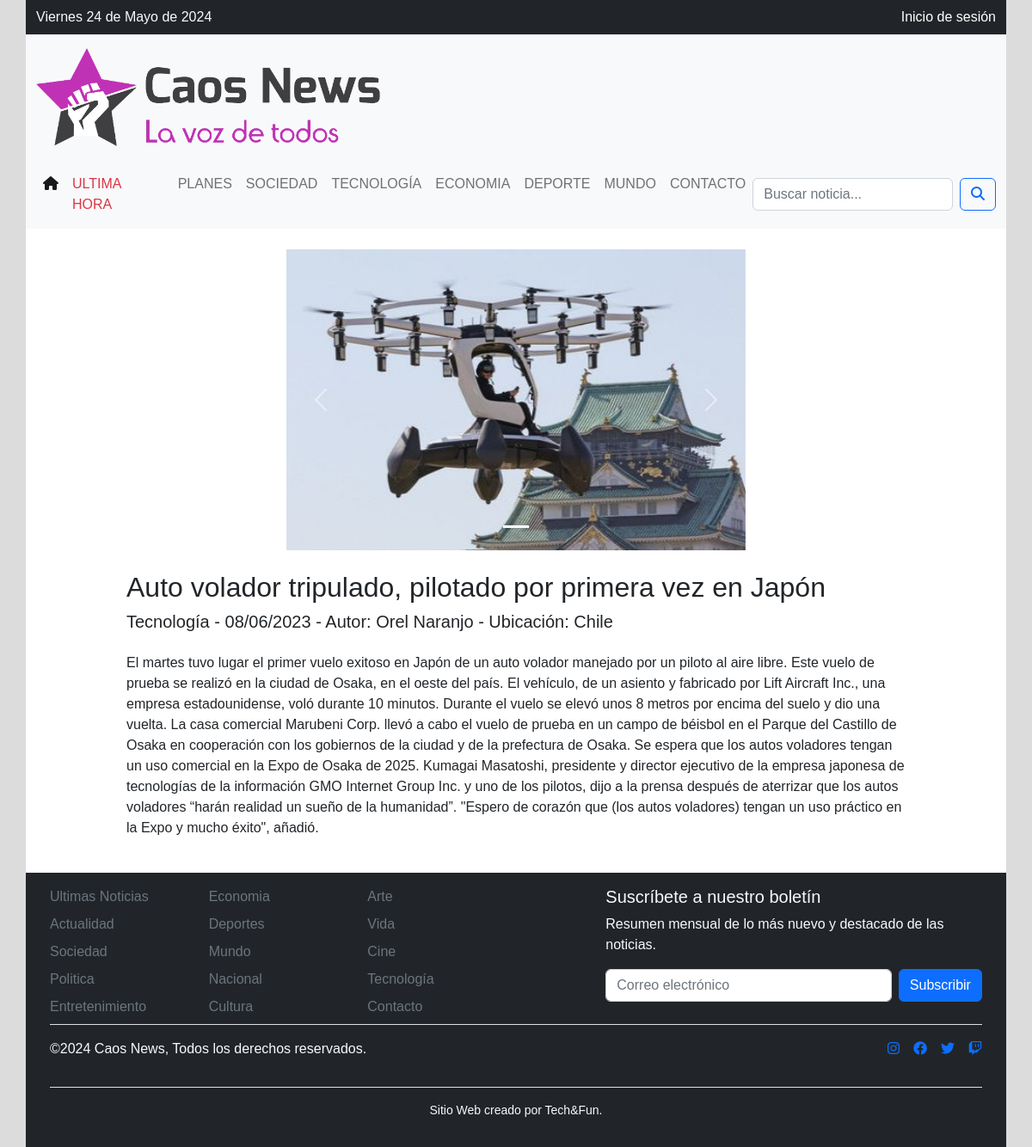
Page /noticia/1/ on the committed database.
### CaosNewsApp/models.py (models this page shows, shortened)
class ImagenNoticia(models.Model):
    id_imagen = models.AutoField(db_column='id_imagen', primary_key=True)
    noticia = models.ForeignKey(Noticia, on_delete=models.CASCADE, related_name='imagenes')
    imagen = models.ImageField(upload_to=get_image_upload_path, null=True, blank=True)

class Noticia(models.Model):
    id_noticia = models.AutoField(db_column='id_noticia', primary_key=True)
    titulo_noticia = models.CharField(max_length=100, blank=False, null=False)
    cuerpo_noticia = models.TextField(blank=False, null=False, default='')
    id_categoria = models.ForeignKey('Categoria', on_delete=models.PROTECT, db_column='id_categoria')
    id_pais = models.ForeignKey('Pais', on_delete=models.PROTECT, db_column='id_pais', null=True)
    activo = models.BooleanField(("Activo"), default=True)
    destacada = models.BooleanField(("Destacada"), default=False)
    fecha_creacion = models.DateTimeField(auto_now_add=True)
    fecha_modificacion = models.DateTimeField(auto_now=True)
    id_usuario = models.ForeignKey(settings.AUTH_USER_MODEL, on_delete=models.CASCADE, db_column='id_usuario')
    eliminado = models.BooleanField(("Borrado"), default=False)

class Categoria(models.Model):
    id_categoria = models.AutoField(db_column='id_categoria', primary_key=True)
    nombre_categoria = models.CharField(max_length=20, blank=False, null=False)

class Pais(models.Model):
    id_pais = models.AutoField(db_column='id_pais', primary_key=True)
    pais = models.CharField(max_length=20, blank=True, null=False)

### CaosNewsApp/views.py (the view)
# urls.py: path('noticia/<int:noticia_id>/', views.mostrar_noticia, name='noticia_detalle'),
def mostrar_noticia(request, noticia_id):
    noticia = get_object_or_404(Noticia, id_noticia=noticia_id)
    imagenes = noticia.imagenes.all()
    context = {
        'noticia': noticia,
        'imagenes': imagenes,
    }
    return render(request, 'detalle_noticia.html', context)

### CaosNewsApp/templates/detalle_noticia.html (shortened to what this page needs)
{% extends './index.html' %}
{% load static %}
{% block body %}
<div class="row">
  <div class="col-md-6 mx-auto">
    <div id="carouselExampleIndicators" class="carousel slide" data-bs-ride="true">
      <div class="carousel-indicators">
        {% for imagen in imagenes %}
        <button type="button" data-bs-target="#carouselExampleIndicators" data-bs-slide-to="{{ forloop.counter0 }}" {% if forloop.first %}class="active" aria-current="true"{% endif %} aria-label="Slide {{ forloop.counter }}"></button>
        {% endfor %}
      </div>
      <div class="carousel-inner">
        {% for imagen in imagenes %}
        <div class="carousel-item {% if forloop.first %}active{% endif %}">
          <img src="{{ imagen.imagen.url }}" class="d-block w-100" alt="Imagen {{ forloop.counter }}">
        </div>
        {% endfor %}
      </div>
      <button class="carousel-control-prev" type="button" data-bs-target="#carouselExampleIndicators" data-bs-slide="prev">
        <span class="carousel-control-prev-icon" aria-hidden="true"></span>
      </button>
      <button class="carousel-control-next" type="button" data-bs-target="#carouselExampleIndicators" data-bs-slide="next">
        <span class="carousel-control-next-icon" aria-hidden="true"></span>
      </button>
    </div>
  </div>
</div>
<div class="row mt-4">
  <div class="col-md-1"></div>
  <div class="col-md-10">
    <h2>{{ noticia.titulo_noticia }}</h2>
  </div>
  <div class="col-md-1"></div>
</div>
<div class="row">
  <div class="col-md-1"></div>
  <div class="col-md-10">
    <h5>{{ noticia.id_categoria.nombre_categoria }} - {{ noticia.fecha_creacion|date:"d/m/Y" }} - Autor: {{ noticia.id_usuario.first_name }} {{ noticia.id_usuario.last_name }}{% if noticia.id_pais %} - Ubicación: {{ noticia.id_pais.pais }}{% endif %}</h5>
  </div>
  <div class="col-md-1"></div>
</div>
<div class="row row-cols-1 row-cols-md-2 g-4 pt-3">
  <div class="col-md-1"></div>
  <div class="col-md-10 h-100">
    <p class="w-100">{{ noticia.cuerpo_noticia }}</p>
  </div>
  <div class="col-md-1"></div>
</div>
{% endblock %}

### rows in the picture
ImagenNoticia: imagen (picture)
Noticia: titulo_noticia "Auto volador tripulado, pilotado por primera vez en Japón", id_categoria.nombre_categoria "Tecnología", fecha_creacion "08/06/2023", id_usuario.first_name "Orel", id_usuario.last_name "Naranjo", id_pais.pais "Chile", cuerpo_noticia "El martes tuvo lugar el primer vuelo exitoso en Japón de un auto volador manejado por un piloto al aire libre. Este vuelo de prueba se realizó en la ciudad de Osaka, en el oeste del país. El vehículo, de un asiento y fabricado por Lift Aircraft Inc., una empresa estadounidense, voló durante 10 minutos. Durante el vuelo se elevó unos 8 metros por encima del suelo y dio una vuelta. La casa comercial Marubeni Corp. llevó a cabo el vuelo de prueba en un campo de béisbol en el Parque del Castillo de Osaka en cooperación con los gobiernos de la ciudad y de la prefectura de Osaka. Se espera que los autos voladores tengan un uso comercial en la Expo de Osaka de 2025. Kumagai Masatoshi, presidente y…"
